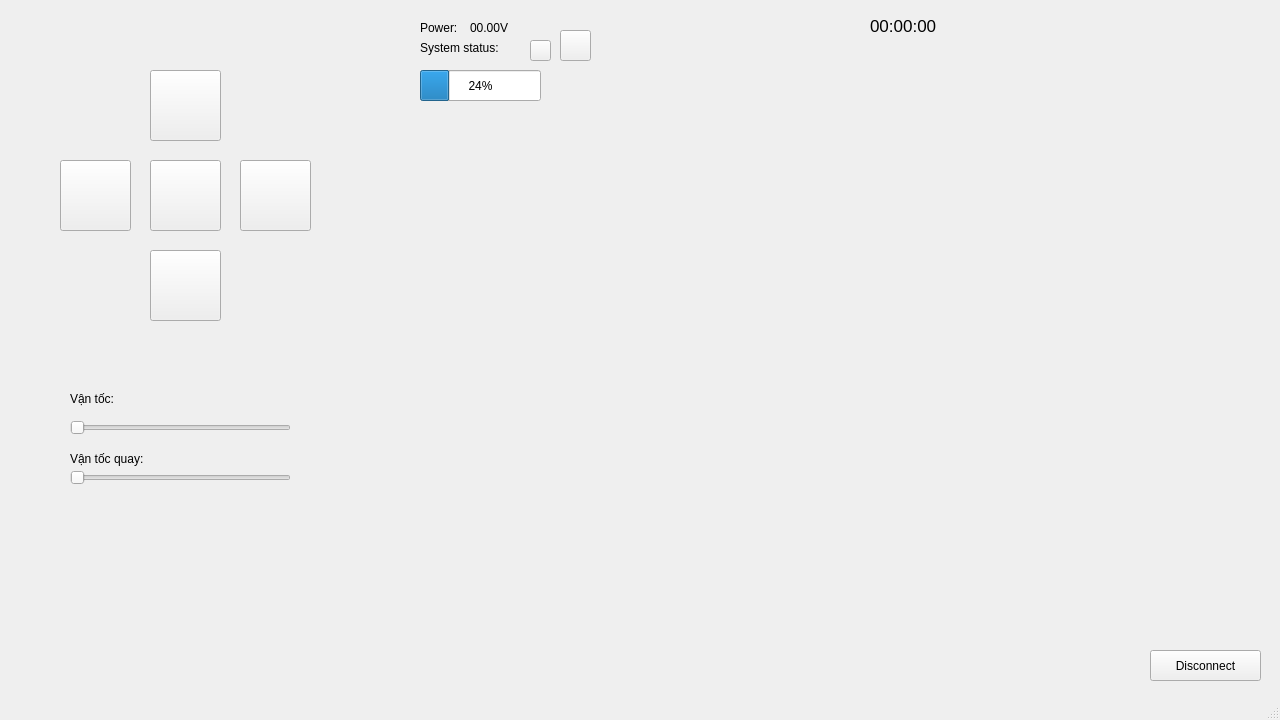
<?xml version="1.0" encoding="UTF-8"?>
<ui version="4.0">
 <class>RobotInterface</class>
 <widget class="QMainWindow" name="RobotInterface">
  <property name="geometry">
   <rect>
    <x>0</x>
    <y>0</y>
    <width>1280</width>
    <height>720</height>
   </rect>
  </property>
  <property name="windowTitle">
   <string>MainWindow</string>
  </property>
  <widget class="QWidget" name="centralwidget">
   <property name="styleSheet">
    <string notr="true"/>
   </property>
   <widget class="QLabel" name="label_textStatus">
    <property name="geometry">
     <rect>
      <x>420</x>
      <y>40</y>
      <width>101</width>
      <height>16</height>
     </rect>
    </property>
    <property name="sizePolicy">
     <sizepolicy hsizetype="Preferred" vsizetype="Preferred">
      <horstretch>100</horstretch>
      <verstretch>100</verstretch>
     </sizepolicy>
    </property>
    <property name="text">
     <string>System status: </string>
    </property>
   </widget>
   <widget class="QPushButton" name="pushButton_status">
    <property name="geometry">
     <rect>
      <x>520</x>
      <y>40</y>
      <width>20</width>
      <height>20</height>
     </rect>
    </property>
    <property name="styleSheet">
     <string notr="true">QPushButton{
border:none; 
padding:0px 0px 0px 0px;
margin:0px 0px 0px 0px;
}</string>
    </property>
    <property name="text">
     <string/>
    </property>
   </widget>
   <widget class="QLabel" name="label_time">
    <property name="geometry">
     <rect>
      <x>870</x>
      <y>10</y>
      <width>81</width>
      <height>32</height>
     </rect>
    </property>
    <property name="font">
     <font>
      <pointsize>13</pointsize>
     </font>
    </property>
    <property name="text">
     <string>00:00:00</string>
    </property>
   </widget>
   <widget class="QProgressBar" name="progressBar">
    <property name="geometry">
     <rect>
      <x>420</x>
      <y>70</y>
      <width>121</width>
      <height>31</height>
     </rect>
    </property>
    <property name="sizePolicy">
     <sizepolicy hsizetype="Preferred" vsizetype="Preferred">
      <horstretch>0</horstretch>
      <verstretch>0</verstretch>
     </sizepolicy>
    </property>
    <property name="maximumSize">
     <size>
      <width>150</width>
      <height>16777215</height>
     </size>
    </property>
    <property name="value">
     <number>24</number>
    </property>
   </widget>
   <widget class="QLabel" name="label_textPower">
    <property name="geometry">
     <rect>
      <x>420</x>
      <y>20</y>
      <width>51</width>
      <height>16</height>
     </rect>
    </property>
    <property name="sizePolicy">
     <sizepolicy hsizetype="Preferred" vsizetype="Preferred">
      <horstretch>100</horstretch>
      <verstretch>100</verstretch>
     </sizepolicy>
    </property>
    <property name="text">
     <string>Power: </string>
    </property>
   </widget>
   <widget class="QLabel" name="label_power">
    <property name="geometry">
     <rect>
      <x>470</x>
      <y>20</y>
      <width>51</width>
      <height>16</height>
     </rect>
    </property>
    <property name="sizePolicy">
     <sizepolicy hsizetype="Preferred" vsizetype="Preferred">
      <horstretch>100</horstretch>
      <verstretch>100</verstretch>
     </sizepolicy>
    </property>
    <property name="text">
     <string>00.00V</string>
    </property>
   </widget>
   <widget class="QLabel" name="label_logo">
    <property name="geometry">
     <rect>
      <x>30</x>
      <y>350</y>
      <width>330</width>
      <height>200</height>
     </rect>
    </property>
    <property name="minimumSize">
     <size>
      <width>330</width>
      <height>200</height>
     </size>
    </property>
    <property name="text">
     <string/>
    </property>
   </widget>
   <widget class="QSlider" name="horizontalSlider_linear">
    <property name="geometry">
     <rect>
      <x>70</x>
      <y>420</y>
      <width>221</width>
      <height>16</height>
     </rect>
    </property>
    <property name="orientation">
     <enum>Qt::Horizontal</enum>
    </property>
   </widget>
   <widget class="QSlider" name="horizontalSlider_turn">
    <property name="geometry">
     <rect>
      <x>70</x>
      <y>470</y>
      <width>221</width>
      <height>16</height>
     </rect>
    </property>
    <property name="orientation">
     <enum>Qt::Horizontal</enum>
    </property>
   </widget>
   <widget class="QPushButton" name="r_right">
    <property name="geometry">
     <rect>
      <x>240</x>
      <y>160</y>
      <width>71</width>
      <height>71</height>
     </rect>
    </property>
    <property name="text">
     <string/>
    </property>
    <property name="icon">
     <iconset resource="../resources.qrc">
      <normaloff>:/image/data/images/right_3.png</normaloff>:/image/data/images/right_3.png</iconset>
    </property>
    <property name="iconSize">
     <size>
      <width>60</width>
      <height>60</height>
     </size>
    </property>
   </widget>
   <widget class="QPushButton" name="r_left">
    <property name="geometry">
     <rect>
      <x>60</x>
      <y>160</y>
      <width>71</width>
      <height>71</height>
     </rect>
    </property>
    <property name="text">
     <string/>
    </property>
    <property name="icon">
     <iconset resource="../resources.qrc">
      <normaloff>:/image/data/images/left_3.png</normaloff>:/image/data/images/left_3.png</iconset>
    </property>
    <property name="iconSize">
     <size>
      <width>60</width>
      <height>60</height>
     </size>
    </property>
   </widget>
   <widget class="QPushButton" name="stop">
    <property name="geometry">
     <rect>
      <x>150</x>
      <y>160</y>
      <width>71</width>
      <height>71</height>
     </rect>
    </property>
    <property name="text">
     <string/>
    </property>
    <property name="icon">
     <iconset resource="../resources.qrc">
      <normaloff>:/image/data/images/stop_2.png</normaloff>:/image/data/images/stop_2.png</iconset>
    </property>
    <property name="iconSize">
     <size>
      <width>60</width>
      <height>60</height>
     </size>
    </property>
   </widget>
   <widget class="QPushButton" name="forward">
    <property name="geometry">
     <rect>
      <x>150</x>
      <y>70</y>
      <width>71</width>
      <height>71</height>
     </rect>
    </property>
    <property name="text">
     <string/>
    </property>
    <property name="icon">
     <iconset resource="../resources.qrc">
      <normaloff>:/image/data/images/up_3.png</normaloff>:/image/data/images/up_3.png</iconset>
    </property>
    <property name="iconSize">
     <size>
      <width>60</width>
      <height>60</height>
     </size>
    </property>
   </widget>
   <widget class="QPushButton" name="back">
    <property name="geometry">
     <rect>
      <x>150</x>
      <y>250</y>
      <width>71</width>
      <height>71</height>
     </rect>
    </property>
    <property name="text">
     <string/>
    </property>
    <property name="icon">
     <iconset resource="../resources.qrc">
      <normaloff>:/image/data/images/down_3.png</normaloff>:/image/data/images/down_3.png</iconset>
    </property>
    <property name="iconSize">
     <size>
      <width>60</width>
      <height>60</height>
     </size>
    </property>
   </widget>
   <widget class="QPushButton" name="slot_robotStatus">
    <property name="geometry">
     <rect>
      <x>530</x>
      <y>40</y>
      <width>21</width>
      <height>21</height>
     </rect>
    </property>
    <property name="text">
     <string/>
    </property>
   </widget>
   <widget class="QPushButton" name="robotMissonStatus">
    <property name="geometry">
     <rect>
      <x>560</x>
      <y>30</y>
      <width>31</width>
      <height>31</height>
     </rect>
    </property>
    <property name="text">
     <string/>
    </property>
   </widget>
   <widget class="QPushButton" name="disconnect_button">
    <property name="geometry">
     <rect>
      <x>1150</x>
      <y>650</y>
      <width>111</width>
      <height>31</height>
     </rect>
    </property>
    <property name="text">
     <string>Disconnect</string>
    </property>
   </widget>
   <widget class="QWidget" name="gridLayoutWidget">
    <property name="geometry">
     <rect>
      <x>430</x>
      <y>200</y>
      <width>621</width>
      <height>361</height>
     </rect>
    </property>
    <layout class="QGridLayout" name="gridLayout"/>
   </widget>
   <widget class="QLabel" name="label">
    <property name="geometry">
     <rect>
      <x>70</x>
      <y>390</y>
      <width>67</width>
      <height>17</height>
     </rect>
    </property>
    <property name="text">
     <string>Vận tốc:</string>
    </property>
   </widget>
   <widget class="QLabel" name="label_2">
    <property name="geometry">
     <rect>
      <x>70</x>
      <y>450</y>
      <width>101</width>
      <height>17</height>
     </rect>
    </property>
    <property name="text">
     <string>Vận tốc quay: </string>
    </property>
   </widget>
   <widget class="QLabel" name="liner_label">
    <property name="geometry">
     <rect>
      <x>140</x>
      <y>390</y>
      <width>67</width>
      <height>17</height>
     </rect>
    </property>
    <property name="text">
     <string/>
    </property>
   </widget>
   <widget class="QLabel" name="turner_label">
    <property name="geometry">
     <rect>
      <x>170</x>
      <y>450</y>
      <width>67</width>
      <height>17</height>
     </rect>
    </property>
    <property name="text">
     <string/>
    </property>
   </widget>
  </widget>
  <widget class="QMenuBar" name="menubar">
   <property name="geometry">
    <rect>
     <x>0</x>
     <y>0</y>
     <width>1280</width>
     <height>22</height>
    </rect>
   </property>
  </widget>
  <widget class="QStatusBar" name="statusbar"/>
 </widget>
 <resources>
  <include location="../resources.qrc"/>
 </resources>
 <connections/>
</ui>
